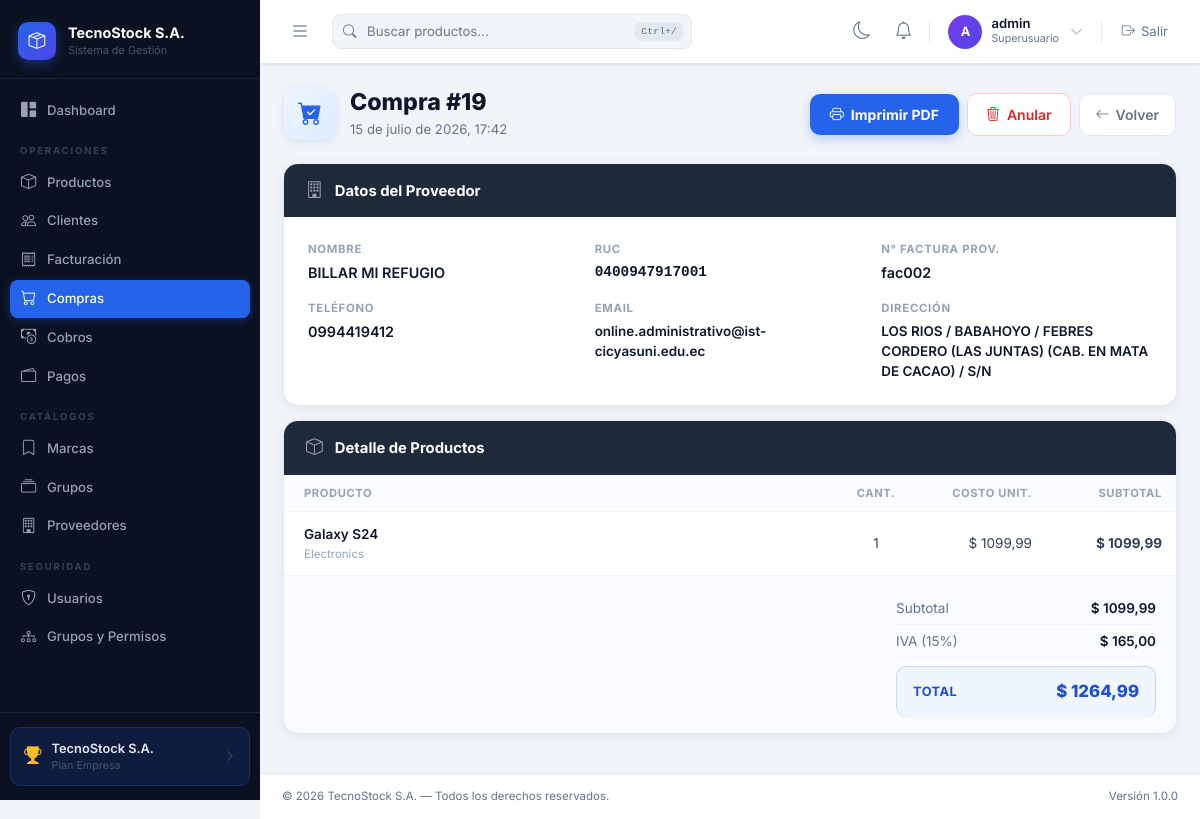
The app's page /purchasing/29/ (signed in) with its own data.
### purchasing/models.py (models this page shows, shortened)
class Purchase(models.Model):
    TIPO_PAGO = [('contado', 'Contado'), ('credito', 'Crédito')]
    ESTADO_PAGO = [('pendiente', 'Pendiente'), ('pagada', 'Pagada')]
    number = models.PositiveIntegerField(null=True, blank=True, verbose_name='N° Compra')
    supplier = models.ForeignKey(Supplier, on_delete=models.PROTECT, related_name='purchases', verbose_name='Proveedor')
    document_number = models.CharField(max_length=20, verbose_name='N° Factura Proveedor')
    purchase_date = models.DateTimeField(auto_now_add=True, verbose_name='Fecha')
    subtotal = models.DecimalField(max_digits=12, decimal_places=2, default=Decimal('0.00'), verbose_name='Subtotal')
    tax = models.DecimalField(max_digits=12, decimal_places=2, default=Decimal('0.00'), verbose_name='IVA (15%)')
    total = models.DecimalField(max_digits=12, decimal_places=2, default=Decimal('0.00'), verbose_name='Total')
    tipo_pago = models.CharField(max_length=10, choices=TIPO_PAGO, default='contado', verbose_name='Tipo de Pago')
    saldo = models.DecimalField(max_digits=12, decimal_places=2, default=Decimal('0.00'), verbose_name='Saldo Pendiente')
    estado = models.CharField(max_length=10, choices=ESTADO_PAGO, default='pagada', verbose_name='Estado de Pago')
    is_active = models.BooleanField(default=True, verbose_name='Activo')
    class Meta:
        verbose_name = 'Compra'
        verbose_name_plural = 'Compras'
        ordering = ['-purchase_date']
        unique_together = ('supplier', 'document_number')

class PurchaseDetail(models.Model):
    purchase = models.ForeignKey(Purchase, on_delete=models.CASCADE, related_name='details', verbose_name='Compra')
    product = models.ForeignKey(Product, on_delete=models.PROTECT, related_name='purchase_details', verbose_name='Producto')
    quantity = models.PositiveIntegerField(default=1, verbose_name='Cantidad')
    unit_cost = models.DecimalField(max_digits=12, decimal_places=2, verbose_name='Costo Unitario')
    subtotal = models.DecimalField(max_digits=12, decimal_places=2, default=Decimal('0.00'), verbose_name='Subtotal')
    class Meta:
        verbose_name = 'Detalle de Compra'
        verbose_name_plural = 'Detalles de Compra'

### billing/models.py (models this page shows, shortened)
class Supplier(models.Model):
    name = models.CharField(max_length=200, verbose_name='Nombre')
    ruc = models.CharField(max_length=20, blank=True, verbose_name='RUC')
    contact_name = models.CharField(max_length=200, blank=True, verbose_name='Contacto')
    email = models.EmailField(blank=True, verbose_name='Email')
    phone = models.CharField(max_length=20, blank=True, verbose_name='Teléfono')
    address = models.TextField(blank=True, verbose_name='Dirección')
    is_active = models.BooleanField(default=True, verbose_name='Activo')
    class Meta:
        verbose_name = 'Proveedor'
        verbose_name_plural = 'Proveedores'
        ordering = ['name']

class Product(models.Model):
    name = models.CharField(max_length=200, verbose_name='Nombre')
    description = models.TextField(blank=True, verbose_name='Descripción')
    brand = models.ForeignKey(Brand, on_delete=models.PROTECT, related_name='products', verbose_name='Marca')
    group = models.ForeignKey(ProductGroup, on_delete=models.PROTECT, related_name='products', verbose_name='Grupo')
    suppliers = models.ManyToManyField(Supplier, related_name='products', blank=True, verbose_name='Proveedores')
    unit_price = models.DecimalField(max_digits=12, decimal_places=2, verbose_name='Precio Unitario')
    stock = models.PositiveIntegerField(default=0, verbose_name='Stock')
    image = models.ImageField(upload_to='products/', blank=True, null=True, verbose_name='Foto')
    is_active = models.BooleanField(default=True, verbose_name='Activo')
    class Meta:
        verbose_name = 'Producto'
        verbose_name_plural = 'Productos'
        ordering = ['name']

class ProductGroup(models.Model):
    name = models.CharField(max_length=100, unique=True, verbose_name='Nombre')
    description = models.TextField(blank=True, verbose_name='Descripción')
    is_active = models.BooleanField(default=True, verbose_name='Activo')
    class Meta:
        verbose_name = 'Grupo de Producto'
        verbose_name_plural = 'Grupos de Productos'
        ordering = ['name']

### purchasing/views.py (the view)
# urls.py: path('<int:pk>/', views.purchase_detail, name='purchase_detail'),
@login_required
@permission_required('purchasing.view_purchase', raise_exception=True)
def purchase_detail(request, pk):
    purchase = get_object_or_404(
        Purchase.objects.select_related('supplier').prefetch_related('details__product'),
        pk=pk
    )
    return render(request, 'purchasing/purchase_detail.html', {'purchase': purchase})

### purchasing/templates/purchasing/purchase_detail.html (shortened to what this page needs)
{% extends 'base.html' %}
{% block content %}
<div class="id-hdr">
    <div class="id-hdr-left">
        <div class="id-hdr-icon"><i class="bi bi-cart-check-fill"></i></div>
        <div>
            <h2 class="id-title">Compra #{{ purchase.number }}</h2>
            <p class="id-sub">{{ purchase.purchase_date|date:"d \d\e F \d\e Y, H:i" }}</p>
        </div>
    </div>
    <div class="id-hdr-btns">
        <a href="{% url 'purchasing:purchase_pdf' purchase.pk %}" target="_blank" class="id-btn-pdf">
            <i class="bi bi-printer"></i> Imprimir PDF
        </a>
        <a href="{% url 'purchasing:purchase_delete' purchase.pk %}" class="id-btn-del">
            <i class="bi bi-trash3"></i> Anular
        </a>
        <a href="{% url 'purchasing:purchase_list' %}" class="id-btn-back">
            <i class="bi bi-arrow-left"></i> Volver
        </a>
    </div>
</div>
<div class="id-card">
    <div class="id-card-hdr">
        <i class="bi bi-building"></i>
        <span>Datos del Proveedor</span>
    </div>
    <div class="id-card-body">
        <div class="id-info-grid">
            <div class="id-info-item">
                <div class="id-info-label">Nombre</div>
                <div class="id-info-val">{{ purchase.supplier.name }}</div>
            </div>
            <div class="id-info-item">
                <div class="id-info-label">RUC</div>
                <div class="id-info-val" style="font-family:monospace">{{ purchase.supplier.ruc|default:"—" }}</div>
            </div>
            <div class="id-info-item">
                <div class="id-info-label">N° Factura Prov.</div>
                <div class="id-info-val">{{ purchase.document_number }}</div>
            </div>
            <div class="id-info-item">
                <div class="id-info-label">Teléfono</div>
                <div class="id-info-val">{{ purchase.supplier.phone|default:"—" }}</div>
            </div>
            <div class="id-info-item">
                <div class="id-info-label">Email</div>
                <div class="id-info-val" style="font-size:.84rem">{{ purchase.supplier.email|default:"—" }}</div>
            </div>
            <div class="id-info-item">
                <div class="id-info-label">Dirección</div>
                <div class="id-info-val" style="font-size:.84rem">{{ purchase.supplier.address|default:"—" }}</div>
            </div>
        </div>
    </div>
</div>
<div class="id-card">
    <div class="id-card-hdr">
        <i class="bi bi-box"></i>
        <span>Detalle de Productos</span>
    </div>
    <table class="id-table">
        <thead>
            <tr>
                <th>Producto</th>
                <th style="width:80px">Cant.</th>
                <th style="width:130px">Costo Unit.</th>
                <th style="width:130px">Subtotal</th>
            </tr>
        </thead>
        <tbody>
            {% for d in purchase.details.all %}
            <tr>
                <td>
                    <div class="id-prod-name">{{ d.product.name }}</div>
                    {% if d.product.group %}<div class="id-prod-group">{{ d.product.group.name }}</div>{% endif %}
                </td>
                <td>{{ d.quantity }}</td>
                <td>$ {{ d.unit_cost }}</td>
                <td><strong>$ {{ d.subtotal }}</strong></td>
            </tr>
            {% endfor %}
        </tbody>
    </table>
    <div class="id-totals-wrap">
        <div class="id-totals">
            <div class="id-total-row">
                <span class="id-total-lbl">Subtotal</span>
                <span class="id-total-val">$ {{ purchase.subtotal }}</span>
            </div>
            <div class="id-total-row">
                <span class="id-total-lbl">IVA (15%)</span>
                <span class="id-total-val">$ {{ purchase.tax }}</span>
            </div>
            <div class="id-total-row id-total-grand">
                <span class="id-total-lbl">Total</span>
                <span class="id-total-val">$ {{ purchase.total }}</span>
            </div>
        </div>
    </div>
</div>
{% endblock %}

### templates/base.html (shortened to what this page needs)
{% load static %}
<!DOCTYPE html>
<html lang="es">
<head>
<link href="https://cdn.jsdelivr.net/npm/bootstrap@5.3.3/dist/css/bootstrap.min.css" rel="stylesheet">
<link href="https://cdn.jsdelivr.net/npm/bootstrap-icons@1.11.3/font/bootstrap-icons.css" rel="stylesheet">
</head>
<body>
{% if user.is_authenticated %}
<aside id="sidebar">
    <div class="sb-brand">
        <div class="sb-brand-icon"><i class="bi bi-box-seam"></i></div>
        <div><div class="sb-brand-name">TecnoStock S.A.</div><div class="sb-brand-sub">Sistema de Gestión</div></div>
    </div>
    {% with url_name=request.resolver_match.url_name|default:'' app_name=request.resolver_match.app_name|default:'' %}
    <nav class="sb-nav">
        <a href="{% url 'billing:home' %}" class="sb-link {% if url_name == 'home' %}active{% endif %}"><i class="bi bi-grid-1x2-fill"></i> Dashboard</a>
        {% if perms.billing.view_product or perms.billing.view_customer or perms.billing.view_invoice or perms.purchasing.view_purchase or perms.cobros.view_cobrofactura or perms.pagos.view_pagocompra %}
        <div class="sb-section">Operaciones</div>
        {% endif %}
        {% if perms.billing.view_product %}
        <a href="{% url 'billing:product_list' %}" class="sb-link {% if 'product' in url_name and app_name == 'billing' %}active{% endif %}"><i class="bi bi-box"></i> Productos</a>
        {% endif %}
        {% if perms.billing.view_customer %}
        <a href="{% url 'billing:customer_list' %}" class="sb-link {% if 'customer' in url_name %}active{% endif %}"><i class="bi bi-people"></i> Clientes</a>
        {% endif %}
        {% if perms.billing.view_invoice %}
        <a href="{% url 'billing:invoice_list' %}" class="sb-link {% if 'invoice' in url_name %}active{% endif %}"><i class="bi bi-receipt"></i> Facturación</a>
        {% endif %}
        {% if perms.purchasing.view_purchase %}
        <a href="{% url 'purchasing:purchase_list' %}" class="sb-link {% if app_name == 'purchasing' %}active{% endif %}"><i class="bi bi-cart"></i> Compras</a>
        {% endif %}
        {% if perms.cobros.view_cobrofactura %}
        <a href="{% url 'cobros:factura_pendiente_list' %}" class="sb-link {% if app_name == 'cobros' %}active{% endif %}"><i class="bi bi-cash-coin"></i> Cobros</a>
        {% endif %}
        {% if perms.pagos.view_pagocompra %}
        <a href="{% url 'pagos:compra_pendiente_list' %}" class="sb-link {% if app_name == 'pagos' %}active{% endif %}"><i class="bi bi-wallet2"></i> Pagos</a>
        {% endif %}
        {% if perms.billing.view_brand or perms.billing.view_productgroup or perms.billing.view_supplier %}
        <div class="sb-section">Catálogos</div>
        {% endif %}
        {% if perms.billing.view_brand %}
        <a href="{% url 'billing:brand_list' %}" class="sb-link {% if 'brand' in url_name %}active{% endif %}"><i class="bi bi-bookmark"></i> Marcas</a>
        {% endif %}
        {% if perms.billing.view_productgroup %}
        <a href="{% url 'billing:productgroup_list' %}" class="sb-link {% if 'productgroup' in url_name %}active{% endif %}"><i class="bi bi-collection"></i> Grupos</a>
        {% endif %}
        {% if perms.billing.view_supplier %}
        <a href="{% url 'billing:supplier_list' %}" class="sb-link {% if 'supplier' in url_name %}active{% endif %}"><i class="bi bi-building"></i> Proveedores</a>
        {% endif %}
        {% if user.is_staff or user.is_superuser %}
        <div class="sb-section">Seguridad</div>
        <a href="{% url 'security:user_list' %}" class="sb-link {% if 'user' in url_name and app_name == 'security' %}active{% endif %}"><i class="bi bi-shield-lock"></i> Usuarios</a>
        <a href="{% url 'security:group_list' %}" class="sb-link {% if 'group' in url_name and app_name == 'security' %}active{% endif %}"><i class="bi bi-diagram-3"></i> Grupos y Permisos</a>
        {% endif %}
    </nav>
    {% endwith %}
    <div class="sb-footer">
        <div class="sb-plan-card">
            <i class="bi bi-trophy-fill sb-plan-icon"></i>
            <div style="flex:1;min-width:0"><div class="sb-plan-name">TecnoStock S.A.</div><div class="sb-plan-label">Plan Empresa</div></div>
            <i class="bi bi-chevron-right" style="color:#475569;font-size:.75rem"></i>
        </div>
    </div>
</aside>
{% endif %}
<div id="main-wrap" {% if not user.is_authenticated %}class="no-sidebar"{% endif %}>
{% if user.is_authenticated %}
    <header class="topbar">
        <button class="sb-toggle" id="sidebarToggle"><i class="bi bi-list"></i></button>
        <div class="topbar-search">
            <input type="text" id="globalSearch" placeholder="Buscar productos..." data-url="{% url 'billing:product_list' %}">
            <span class="ts-kbd">Ctrl+/</span>
        </div>
        <div class="topbar-right">
            <button class="theme-toggle" id="themeToggle" type="button" title="Cambiar tema">
                <i class="bi bi-moon"></i>
            </button>
            <div class="dropdown notif-wrap">
                <button class="notif-btn" type="button" data-bs-toggle="dropdown" aria-expanded="false" title="Notificaciones">
                    <i class="bi bi-bell"></i>
                </button>
            </div>
            <div class="user-chip">
                <div class="user-avatar">{{ user.username|first|upper }}</div>
                <div>
                    <div class="user-name">{{ user.get_full_name|default:user.username }}</div>
                    <div class="user-role">{% if user.is_superuser %}Superusuario{% else %}{% with g=user.groups.first %}{% if g %}{{ g.name }}{% else %}Usuario{% endif %}{% endwith %}{% endif %}</div>
                </div>
                <i class="bi bi-chevron-down" style="color:#94A3B8;font-size:.8rem;margin-left:2px"></i>
            </div>
            <form method="post" action="{% url 'logout' %}" style="margin:0">
                <button type="submit" class="logout-btn"><i class="bi bi-box-arrow-right"></i> Salir</button>
            </form>
        </div>
    </header>
    <div class="content-area"><main>
{% endif %}
{% block content %}{% endblock %}
{% if user.is_authenticated %}
    </main></div>
    <footer class="site-footer">
        <span>© 2026 TecnoStock S.A. — Todos los derechos reservados.</span>
        <span>Versión 1.0.0</span>
    </footer>
{% else %}
    </div></div>
{% endif %}
</div>
</body>
</html>

### records on screen
Purchase: number "19", purchase_date "15 de julio de 2026, 17:42", supplier.name "BILLAR MI REFUGIO", supplier.ruc "0400947917001", document_number "fac002", supplier.phone "0994419412", supplier.email "online.administrativo@ist-cicyasuni.edu.ec", supplier.address "LOS RIOS / BABAHOYO / FEBRES CORDERO (LAS JUNTAS) (CAB. EN MATA DE CACAO) / S/N", subtotal "1099,99", tax "165,00", total "1264,99"
PurchaseDetail: product.name "Galaxy S24", product.group.name "Electronics", quantity "1", unit_cost "1099,99", subtotal "1099,99"

### other values on screen
{{ user.username|first|upper }} "A"
{{ user.get_full_name|default:user.username }} "admin"
